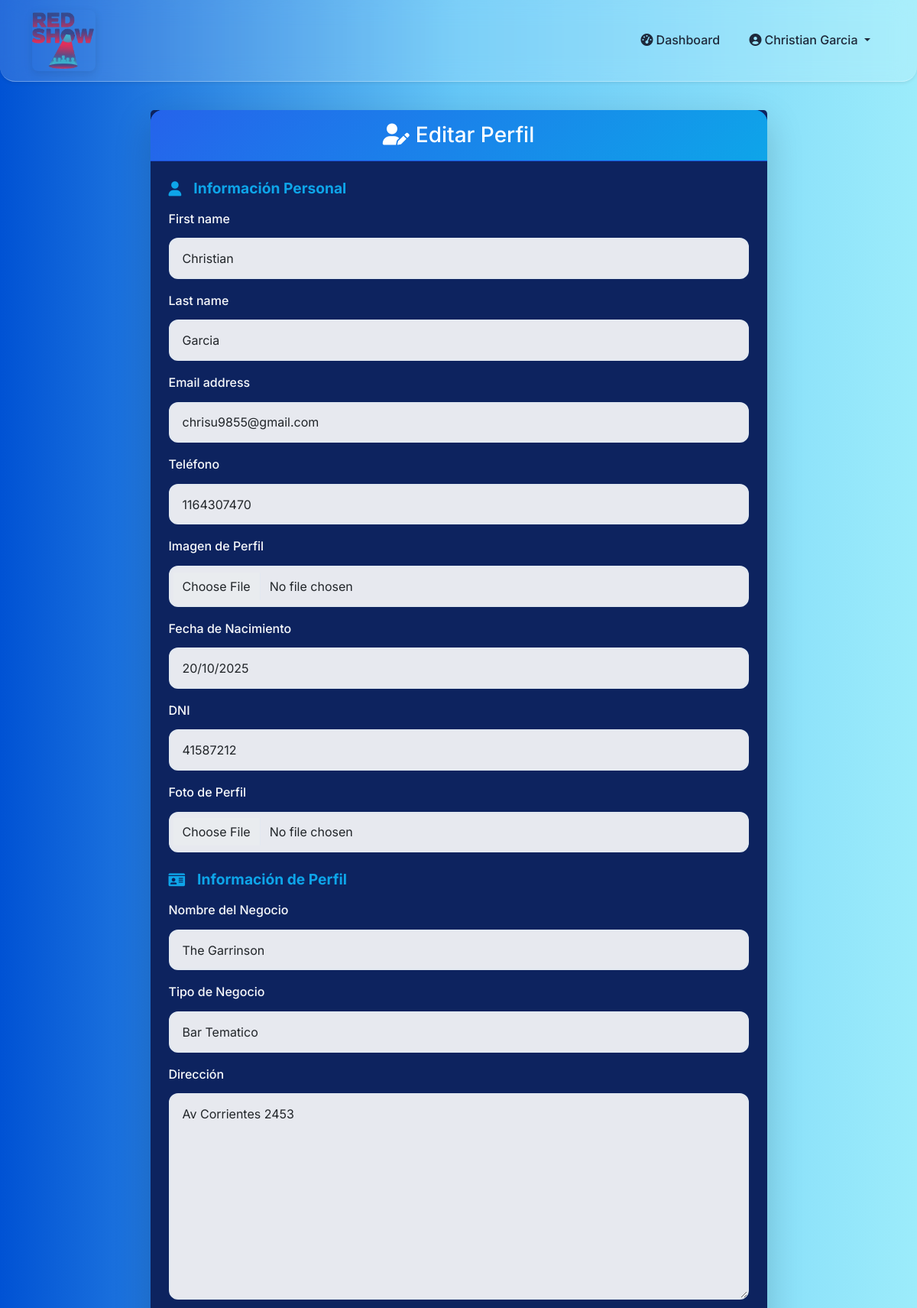
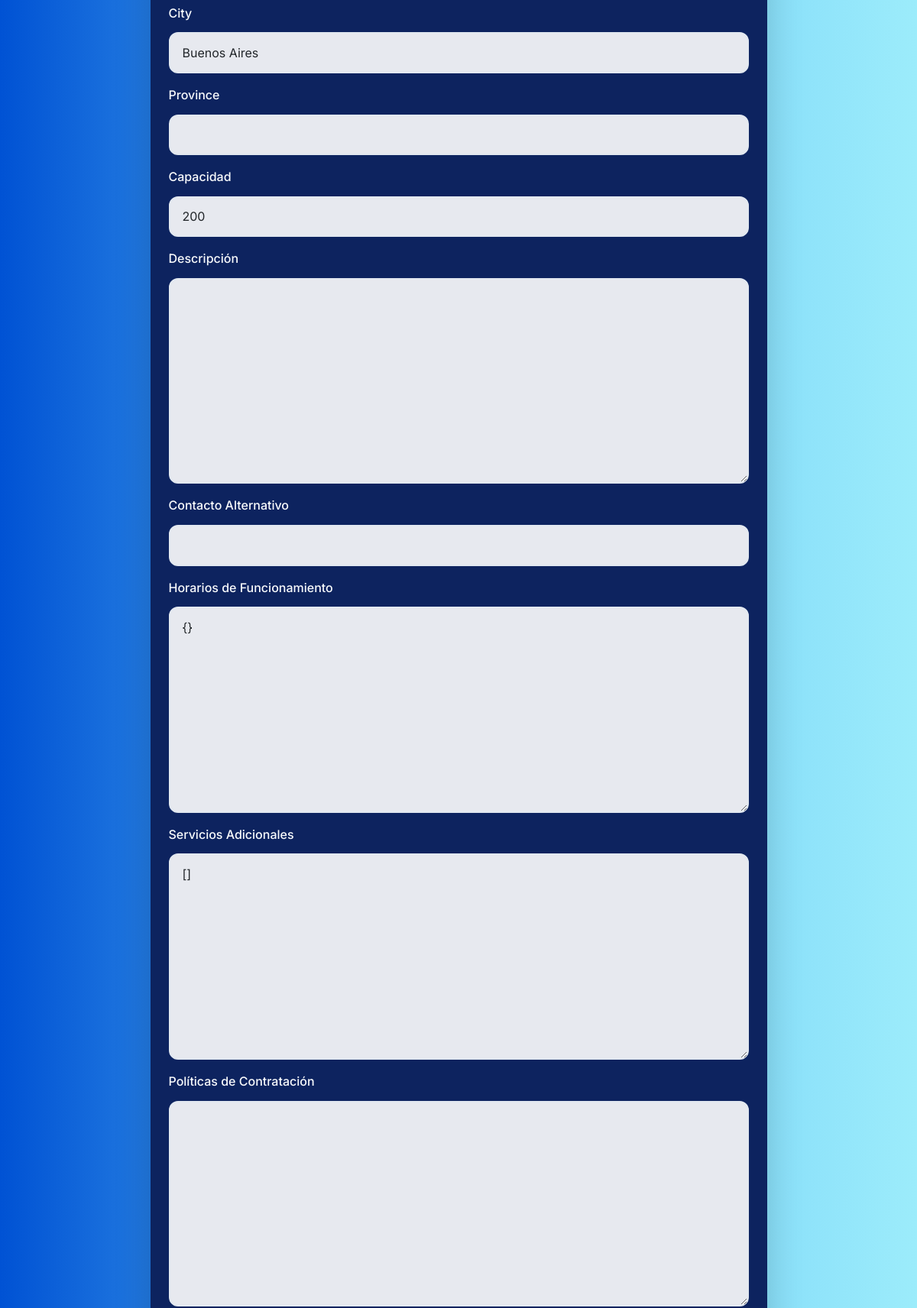
/accounts/perfil/editar/ (signed in, upper part), run on the app's committed database (2 pictures, top to bottom).
### accounts/models.py (models this page shows, shortened)
class CustomUser(AbstractUser):
    USER_TYPE_CHOICES = [
        ('owner', 'Dueño de Establecimiento'),
        ('artist', 'Artista/Emprendedor'),
    ]
    user_type = models.CharField(
        max_length=10,
        choices=USER_TYPE_CHOICES,
        verbose_name="Tipo de Usuario"
    )
    phone = models.CharField(
        max_length=20,
        blank=True,
        validators=[RegexValidator(
            regex=r'^\+?1?\d{9,15}$',
            message="Formato de teléfono inválido"
        )],
        verbose_name="Teléfono"
    )
    dni = models.CharField(max_length=20, blank=True, verbose_name="DNI")
    profile_image = models.ImageField(
        upload_to='profiles/',
        blank=True,
        verbose_name="Imagen de Perfil"
    )
    birth_date = models.DateField(blank=True, null=True, verbose_name="Fecha de Nacimiento")
    created_at = models.DateTimeField(auto_now_add=True)
    updated_at = models.DateTimeField(auto_now=True)

class EstablishmentOwner(models.Model):
    user = models.OneToOneField(
        CustomUser,
        on_delete=models.CASCADE,
        related_name='owner_profile'
    )
    business_name = models.CharField(max_length=200, verbose_name="Nombre del Negocio")
    business_type = models.CharField(max_length=100, verbose_name="Tipo de Negocio")
    address = models.TextField(verbose_name="Dirección")
    city = models.CharField(max_length=100, blank=True)
    province = models.CharField(max_length=100, blank=True)
    capacity = models.IntegerField(verbose_name="Capacidad")
    description = models.TextField(blank=True, verbose_name="Descripción")
    contact_alt = models.CharField(max_length=100, blank=True, verbose_name="Contacto Alternativo")
    schedule = models.JSONField(blank=True, null=True, verbose_name="Horarios de Funcionamiento")
    additional_services = models.JSONField(blank=True, null=True, verbose_name="Servicios Adicionales")
    hiring_policies = models.TextField(blank=True, verbose_name="Políticas de Contratación")
    cuit_cuil = models.CharField(
        max_length=13,
        blank=True,
        validators=[RegexValidator(
            regex=r'^\d{2}-\d{8}-\d{1}$',
            message="Formato CUIT/CUIL: XX-XXXXXXXX-X"
        )],
        verbose_name="CUIT/CUIL"
    )
    class Meta:
        verbose_name = "Propietario de Establecimiento"
        verbose_name_plural = "Propietarios de Establecimientos"

### accounts/views.py (the view)
# urls.py: path('perfil/editar/', views.editar_perfil, name='editar_perfil'),
@login_required
def editar_perfil(request):
    user = request.user
    if user.user_type == 'owner':
        perfil_model = EstablishmentOwner
        perfil_instance = getattr(user, 'owner_profile', None)
    else:
        perfil_model = ArtistEntrepreneur
        perfil_instance = getattr(user, 'artist_profile', None)
    if perfil_instance is None:
        perfil_instance = perfil_model(user=user)
        perfil_instance.save()
    days_of_week = ["Lunes", "Martes", "Miércoles", "Jueves", "Viernes", "Sábado", "Domingo"]
    media = user.media.all()
    if request.method == 'POST':
        user_form = CustomUserUpdateForm(request.POST, request.FILES, instance=user)
        perfil_form = (
            ArtistEntrepreneurForm(request.POST, request.FILES, instance=perfil_instance)
            if user.user_type == 'artist'
            else EstablishmentOwnerForm(request.POST, request.FILES, instance=perfil_instance)
        )
        media_files = request.FILES.getlist('file')
        media_types = request.POST.getlist('media_type')
        if user_form.is_valid() and perfil_form.is_valid():
            user_form.save()
            perfil = perfil_form.save(commit=False)
            if user.user_type == 'owner':
                servicios_post = request.POST.getlist('services[]')
                if servicios_post:
                    perfil.additional_services = servicios_post  # actualizar solo si hay datos
                posted_schedule = parse_schedule_from_post(request.POST, days_of_week, prefix='days')
                if posted_schedule:
                    perfil.schedule = posted_schedule
                    texto_horarios = []
                    for day, times in posted_schedule.items():
                        texto_horarios.append(f"{day} de {times['from']} a {times['to']}")
                    perfil.schedule_text = "\n".join(texto_horarios)
            else:
                posted_availability = parse_schedule_from_post(request.POST, days_of_week, prefix='day')
                if posted_availability:
                    perfil.availability = posted_availability
                    texto_disponibilidad = []
                    for day, times in posted_availability.items():
                        texto_disponibilidad.append(f"{day} de {times['from']} a {times['to']}")
                    perfil.availability_text = "\n".join(texto_disponibilidad)
            perfil.save()
            for idx, file in enumerate(media_files):
                media_type = media_types[idx] if idx < len(media_types) else 'image'
                ProfileMedia.objects.create(user=user, file=file, media_type=media_type)
            messages.success(request, 'Perfil actualizado correctamente.')
            return redirect('ver_perfil')
    else:
        user_form = CustomUserUpdateForm(instance=user)
        perfil_form = (
            ArtistEntrepreneurForm(instance=perfil_instance)
            if user.user_type == 'artist'
            else EstablishmentOwnerForm(instance=perfil_instance)
        )
    media_form = ProfileMediaForm()
    horarios_existentes = {}
    if user.user_type == 'owner' and perfil_instance.schedule:
        horarios_existentes = perfil_instance.schedule
    elif user.user_type == 'artist' and perfil_instance.availability:
        horarios_existentes = perfil_instance.availability
    context = {
        'user_form': user_form,
        'perfil_form': perfil_form,
        'media_form': media_form,
        'user_type': user.user_type,
        'days_of_week': days_of_week,
        'media': media,
        'horarios_existentes': horarios_existentes,
        'perfil_instance': perfil_instance,  # para servicios adicionales
    }
    return render(request, 'accounts/editar_perfil.html', context)

### accounts/forms.py (shortened to what this page needs)
class CustomUserUpdateForm(forms.ModelForm):
    class Meta:
        model = CustomUser
        fields = ['first_name', 'last_name', 'email', 'phone', 'profile_image', 'birth_date', 'dni']
    def __init__(self, *args, **kwargs):
        super().__init__(*args, **kwargs)
        for field in self.fields:
            self.fields[field].widget.attrs['class'] = 'form-control'

class EstablishmentOwnerForm(forms.ModelForm):
    services_list = forms.CharField(widget=forms.HiddenInput(), required=False)
    class Meta:
        model = EstablishmentOwner
        fields = [
            'business_name', 'business_type', 'address', 'city', 'province',
            'capacity', 'description', 'contact_alt', 'schedule',
            'additional_services', 'hiring_policies', 'cuit_cuil'
        ]
    def __init__(self, *args, **kwargs):
        super().__init__(*args, **kwargs)
        for field in self.fields:
            self.fields[field].widget.attrs['class'] = 'form-control'

### accounts/templatetags/custom_filters.py (called while the page is built)
@register.filter
def dict_get(d, key):
    if d is None:
        return {}
    return d.get(key, {})

### templates/accounts/editar_perfil.html (shortened to what this page needs)
{% extends 'base.html' %}
{% load static %}
{% load custom_filters %}
{% block extra_css %}
<link rel="stylesheet" href="{% static 'css/editar_perfil.css' %}">
{% endblock %}
{% block content %}
<div class="editar-perfil-container row justify-content-center">
    <div class="col-md-9">
        <div class="card shadow-lg border-0 rounded-3">
            <div class="card-header bg-primary text-white text-center rounded-top">
                <h3 class="mb-0"><i class="fas fa-user-edit me-2"></i>Editar Perfil</h3>
            </div>
            <div class="card-body p-4">
                <form method="POST" enctype="multipart/form-data" class="needs-validation" novalidate>
                    <h5 class="section-title"><i class="fas fa-user me-2"></i>Información Personal</h5>
                    {% for field in user_form %}
                        <div class="mb-3">
                            <label class="form-label fw-semibold">{{ field.label }}</label>
                            {{ field }}
                        </div>
                    {% endfor %}
                    {% if user_form.profile_image %}
                    <div class="mb-3">
                        <label class="form-label fw-semibold">Foto de Perfil</label>
                        {{ user_form.profile_image }}
                    </div>
                    {% endif %}
                    <h5 class="section-title mt-4"><i class="fas fa-id-card me-2"></i>Información de Perfil</h5>
                    {% for field in perfil_form %}
                        <div class="mb-3">
                            <label class="form-label fw-semibold">{{ field.label }}</label>
                            {{ field }}
                        </div>
                    {% endfor %}
                </form>
            </div>
        </div>
    </div>
</div>
{% endblock %}

### templates/base.html (shortened to what this page needs)
{% load static %}
<!DOCTYPE html>
<html lang="es">
<head>
    <link href="https://cdnjs.cloudflare.com/ajax/libs/bootstrap/5.1.3/css/bootstrap.min.css" rel="stylesheet">
    <link href="https://cdnjs.cloudflare.com/ajax/libs/font-awesome/6.0.0/css/all.min.css" rel="stylesheet">
    <link rel="stylesheet" href="{% static 'css/base.css' %}">
    {% block extra_css %}{% endblock %}
</head>
<body>
    <nav class="navbar navbar-expand-lg navbar-light fixed-top shadow-sm">
        <div class="container">
            <a class="navbar-brand d-flex align-items-center" href="{% url 'home' %}">
                <img src="/media/logo.png" alt="Logo" class="logo-navbar">
            </a>
            <div class="collapse navbar-collapse" id="navbarNav">
                <ul class="navbar-nav ms-auto align-items-center">
                    {% if user.is_authenticated %}
                        <li class="nav-item">
                            <a class="nav-link" href="{% url 'dashboard' %}">
                                <i class="fas fa-tachometer-alt me-1"></i>Dashboard
                            </a>
                        </li>
                        <li class="nav-item dropdown">
                            <a class="nav-link dropdown-toggle" href="#" id="navbarDropdown" role="button" data-bs-toggle="dropdown">
                                <i class="fas fa-user-circle me-1"></i>{{ user.get_full_name|default:user.username }}
                            </a>
                        </li>
                    {% endif %}
                </ul>
            </div>
        </div>
    </nav>
    <main class="container mt-5 pt-5 fade-in-up">
        {% block content %}{% endblock %}
    </main>
</body>
</html>

### static/css/base.css (style rules this page uses)
:root { --primary-blue: #2563eb; --primary-blue-dark: #1d4ed8; --primary-blue-light: #3b82f6; --secondary-blue: #0ea5e9; --accent-blue: #06b6d4; --dark-blue: #1e40af; --light-blue: #e0f2fe; --gradient-primary: linear-gradient(135deg, #2563eb 0%, #0ea5e9 100%); --gradient-dark: linear-gradient(135deg, #1e40af 0%, #1d4ed8 100%); --glass-bg: rgba(255, 255, 255, 0.15); --glass-border: rgba(255, 255, 255, 0.3); --shadow-sm: 0 2px 4px rgba(37, 99, 235, 0.1); --shadow-md: 0 4px 12px rgba(37, 99, 235, 0.15); --shadow-lg: 0 8px 32px rgba(37, 99, 235, 0.2); --text-primary: #1e293b; --text-secondary: #64748b; --bg-light: #f8fafc; --bg-white: #ffffff; --border-light: #e2e8f0; --success: #10b981; --warning: #f59e0b; --error: #ef4444; --border-radius: 12px; --border-radius-lg: 16px; --transition: all 0.3s cubic-bezier(0.4, 0, 0.2, 1); }
* { margin: 0; padding: 0; box-sizing: border-box; }
html { scroll-behavior: smooth; }
body { font-family: 'Inter', sans-serif; line-height: 1.6; color: var(--text-primary); background: #E0EAFC; background: -webkit-linear-gradient(to right, #CFDEF3, #E0EAFC); background: linear-gradient(to right, #CFDEF3, #E0EAFC); }
.navbar { background:var(--glass-bg);; backdrop-filter: blur(15px); border-radius: 0 0 20px 20px; transition: all 0.3s ease; box-shadow: var(--shadow-md); border-bottom: 1px solid var(--glass-border); color: var(--text-primary); }
.navbar-brand { font-weight: 700; font-size: 1.6rem; color: var(--primary-blue); display: flex; align-items: center; gap: 0.5rem; transition: all 0.3s ease; }
.logo-navbar { max-height: 80px; width: auto; border-radius: 8px; box-shadow: 0 4px 12px rgba(0, 0, 0, 0.1); }
.navbar-nav .nav-link { color: var(--text-primary) !important; font-weight: 500; padding: 0.7rem 1.2rem !important; border-radius: 50px; transition: all 0.3s ease; }
.card { border: none; border-radius: var(--border-radius-lg); box-shadow: var(--shadow-md); transition: var(--transition); background: rgba(255, 255, 255, 0.95); backdrop-filter: blur(20px); }
.card-header { background: var(--gradient-primary); color: #fff; font-weight: 600; border-radius: var(--border-radius-lg) var(--border-radius-lg) 0 0 !important; }
.form-control, .form-select { border: 2px solid var(--border-light); border-radius: var(--border-radius); padding: 0.8rem 1rem; background: rgba(255, 255, 255, 0.9); transition: var(--transition); }
.form-label { font-weight: 600; color: var(--text-primary); }
.fade-in-up { animation: fadeInUp 0.8s ease-out; }

### data on the page
CustomUser: get_full_name "Christian Garcia", user_form "Christian" "Garcia" "chrisu9855@gmail.com" "1164307470" "20/10/2025" "41587212"
EstablishmentOwner: perfil_form "The Garrinson" "Bar Tematico" "Av Corrientes 2453" "Buenos Aires" "200" "{}" "[]"

### other printed values
{{ field.label }} "First name" "Last name" "Email address" "Teléfono" "Imagen de Perfil" "Fecha de Nacimiento" "DNI"
{{ field.label }} "Nombre del Negocio" "Tipo de Negocio" "Dirección" "City" "Province" "Capacidad" "Descripción" "Contacto Alternativo" "Horarios de Funcionamiento" "Servicios Adicionales" "Políticas de Contratación"
